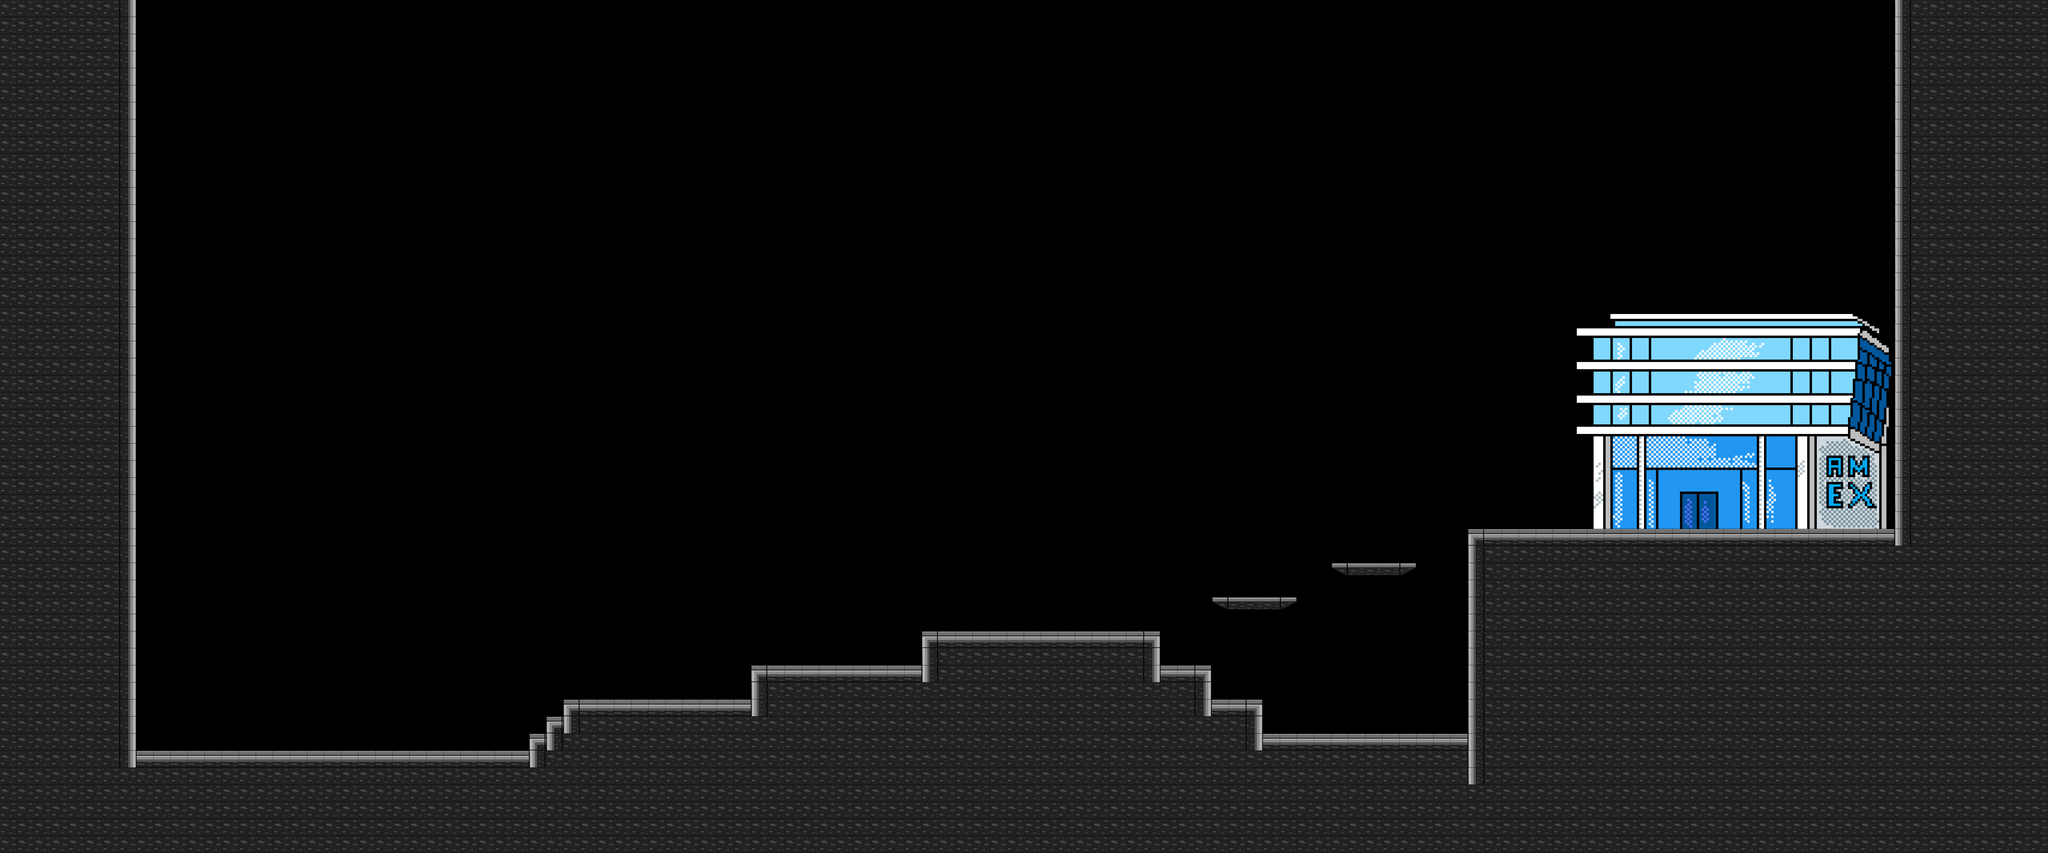

Rendered tile map (Tiled .tmx) drawn with the repository's tilesets; below, a short description and the map source with its tile grids summarised:
An orthogonal 120x50 tile map with 64x64 px tiles, 1 tile layer (Tile Layer 1), 5 tilesets and 21 objects.

<map version="1.5" tiledversion="1.7.0" orientation="orthogonal" renderorder="right-down" width="120" height="50" tilewidth="64" tileheight="64" infinite="0" nextlayerid="11" nextobjectid="93">
 <editorsettings>
  <export target="level1.lua" format="lua" />
 </editorsettings>
 <tileset firstgid="1" name="platformer" tilewidth="64" tileheight="64" tilecount="9" columns="3">
  <image source="tileset.png" width="192" height="192" />
 </tileset>
 <tileset firstgid="10" name="flag" tilewidth="64" tileheight="64" tilecount="1" columns="1">
  <image source="flag.png" width="64" height="64" />
 </tileset>
 <tileset firstgid="11" name="tilesetcity" tilewidth="64" tileheight="64" tilecount="9" columns="3">
  <image source="tilesetcity.png" width="192" height="192" />
 </tileset>
 <tileset firstgid="20" name="blockTree" tilewidth="64" tileheight="64" tilecount="36" columns="6">
  <image source="blockTree.png" width="384" height="384" />
 </tileset>
 <tileset firstgid="56" name="AmericanExpress" tilewidth="64" tileheight="64" tilecount="294" columns="21">
  <image source="AmericanExpress.png" width="1350" height="900" />
 </tileset>
 <layer id="1" name="Tile Layer 1" width="120" height="50">
  <data>[6000 cells, 2320 non-empty, 305 distinct tile ids]</data>
 </layer>
 <objectgroup id="6" name="Flag">
  <object id="85" x="6336" y="1920" width="64" height="64" />
 </objectgroup>
 <objectgroup id="7" name="Start">
  <object id="84" x="768" y="2752" width="64" height="64" />
 </objectgroup>
 <objectgroup id="4" name="Platforms">
  <object id="69" x="1984" y="2752" width="128" height="64" />
  <object id="70" x="2048" y="2688" width="128" height="64" />
  <object id="71" x="2112" y="2624" width="2112" height="192" />
  <object id="72" x="2816" y="2496" width="640" height="128" />
  <object id="73" x="3456" y="2368" width="896" height="256" />
  <object id="76" x="5504" y="1984" width="2176" height="1216" />
  <object id="77" x="7104" y="0" width="576" height="2112" />
  <object id="78" x="4352" y="2496" width="192" height="320" />
  <object id="79" x="4544" y="2624" width="192" height="192" />
  <object id="80" x="4736" y="2752" width="192" height="64" />
  <object id="81" x="4544" y="2240" width="320" height="64" />
  <object id="82" x="4992" y="2112" width="320" height="64" />
  <object id="86" x="2112" y="2880" width="3392" height="320" />
  <object id="87" x="512" y="2816" width="1600" height="384" />
  <object id="88" x="4864" y="2816" width="64" height="128" />
  <object id="89" x="576" y="0" width="6528" height="384" />
  <object id="90" x="4928" y="2752" width="576" height="128" />
  <object id="91" x="0" y="0" width="512" height="3200" />
  <object id="92" x="512" y="0" width="64" height="384" />
 </objectgroup>
 <objectgroup id="5" name="Enemies" />
</map>
